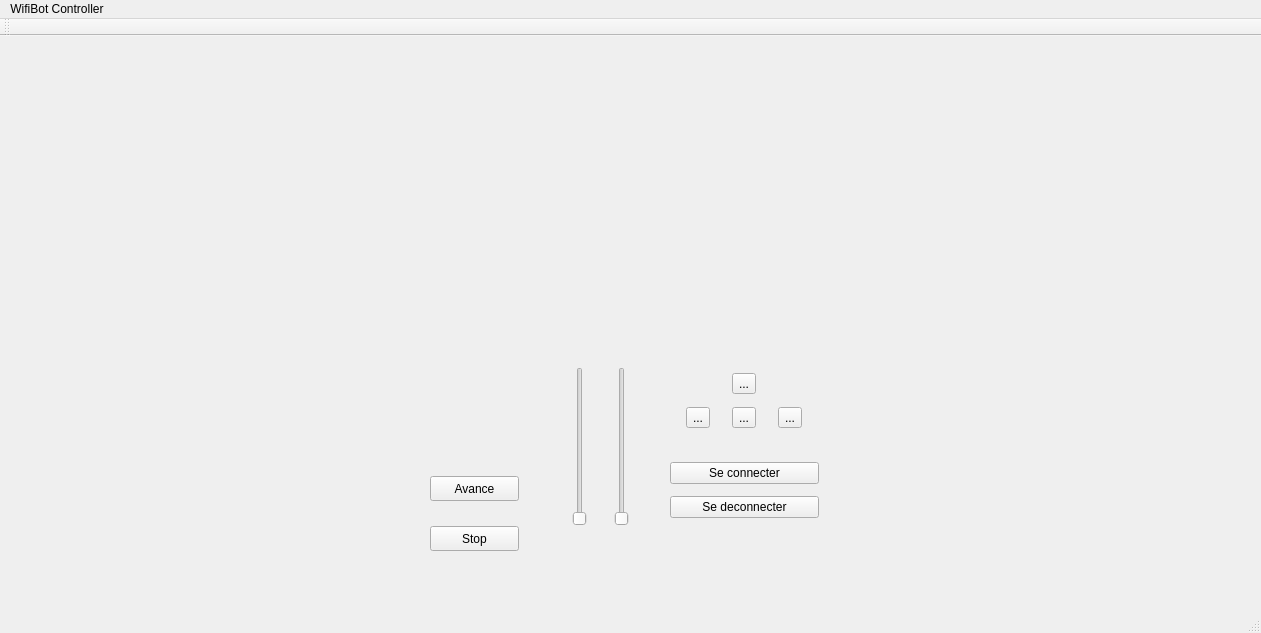
<?xml version="1.0" encoding="UTF-8"?>
<ui version="4.0">
 <class>MainWindow</class>
 <widget class="QMainWindow" name="MainWindow">
  <property name="geometry">
   <rect>
    <x>0</x>
    <y>0</y>
    <width>1261</width>
    <height>633</height>
   </rect>
  </property>
  <property name="windowTitle">
   <string>MainWindow</string>
  </property>
  <widget class="QWidget" name="centralWidget">
   <widget class="QPushButton" name="Avance">
    <property name="geometry">
     <rect>
      <x>430</x>
      <y>440</y>
      <width>89</width>
      <height>25</height>
     </rect>
    </property>
    <property name="text">
     <string>Avance</string>
    </property>
   </widget>
   <widget class="QPushButton" name="Stop">
    <property name="geometry">
     <rect>
      <x>430</x>
      <y>490</y>
      <width>89</width>
      <height>25</height>
     </rect>
    </property>
    <property name="text">
     <string>Stop</string>
    </property>
   </widget>
   <widget class="QWidget" name="gridLayoutWidget">
    <property name="geometry">
     <rect>
      <x>659</x>
      <y>319</y>
      <width>171</width>
      <height>91</height>
     </rect>
    </property>
    <layout class="QGridLayout" name="gridLayout">
     <item row="1" column="0">
      <widget class="QToolButton" name="Left">
       <property name="styleSheet">
        <string notr="true">border-image: url(:/Images/images/Left_Arrow.png);</string>
       </property>
       <property name="text">
        <string>...</string>
       </property>
       <property name="shortcut">
        <string>Left</string>
       </property>
      </widget>
     </item>
     <item row="1" column="1">
      <widget class="QToolButton" name="Down">
       <property name="styleSheet">
        <string notr="true">border-image: url(:/Images/images/Down_Arrow.png);</string>
       </property>
       <property name="text">
        <string>...</string>
       </property>
       <property name="shortcut">
        <string>Down</string>
       </property>
      </widget>
     </item>
     <item row="1" column="2">
      <widget class="QToolButton" name="Right">
       <property name="styleSheet">
        <string notr="true">border-image: url(:/Images/images/Right_Arrow.png);</string>
       </property>
       <property name="text">
        <string>...</string>
       </property>
       <property name="shortcut">
        <string>Right</string>
       </property>
      </widget>
     </item>
     <item row="0" column="1">
      <widget class="QToolButton" name="Up">
       <property name="styleSheet">
        <string notr="true">border-image: url(:/Images/images/Up_Arrow.png);</string>
       </property>
       <property name="text">
        <string>...</string>
       </property>
       <property name="shortcut">
        <string>Up</string>
       </property>
       <property name="autoRepeatDelay">
        <number>1</number>
       </property>
       <property name="autoRepeatInterval">
        <number>1</number>
       </property>
      </widget>
     </item>
    </layout>
   </widget>
   <widget class="QWidget" name="verticalLayoutWidget">
    <property name="geometry">
     <rect>
      <x>659</x>
      <y>409</y>
      <width>171</width>
      <height>91</height>
     </rect>
    </property>
    <layout class="QVBoxLayout" name="verticalLayout">
     <item>
      <widget class="QPushButton" name="Se_connecter">
       <property name="text">
        <string>Se connecter</string>
       </property>
      </widget>
     </item>
     <item>
      <widget class="QPushButton" name="Se_deconnecter">
       <property name="text">
        <string>Se deconnecter</string>
       </property>
      </widget>
     </item>
    </layout>
   </widget>
   <widget class="QWidget" name="horizontalLayoutWidget">
    <property name="geometry">
     <rect>
      <x>540</x>
      <y>320</y>
      <width>121</width>
      <height>181</height>
     </rect>
    </property>
    <layout class="QHBoxLayout" name="horizontalLayout">
     <item>
      <widget class="QSlider" name="Rotationalite">
       <property name="orientation">
        <enum>Qt::Vertical</enum>
       </property>
      </widget>
     </item>
     <item>
      <widget class="QSlider" name="Vitesse">
       <property name="orientation">
        <enum>Qt::Vertical</enum>
       </property>
      </widget>
     </item>
    </layout>
   </widget>
  </widget>
  <widget class="QMenuBar" name="menuBar">
   <property name="geometry">
    <rect>
     <x>0</x>
     <y>0</y>
     <width>1261</width>
     <height>22</height>
    </rect>
   </property>
   <widget class="QMenu" name="menuWifiBot_Controller">
    <property name="title">
     <string>WifiBot Controller</string>
    </property>
   </widget>
   <addaction name="menuWifiBot_Controller"/>
  </widget>
  <widget class="QToolBar" name="mainToolBar">
   <attribute name="toolBarArea">
    <enum>TopToolBarArea</enum>
   </attribute>
   <attribute name="toolBarBreak">
    <bool>false</bool>
   </attribute>
  </widget>
  <widget class="QStatusBar" name="statusBar"/>
 </widget>
 <layoutdefault spacing="6" margin="11"/>
 <resources/>
 <connections/>
</ui>
